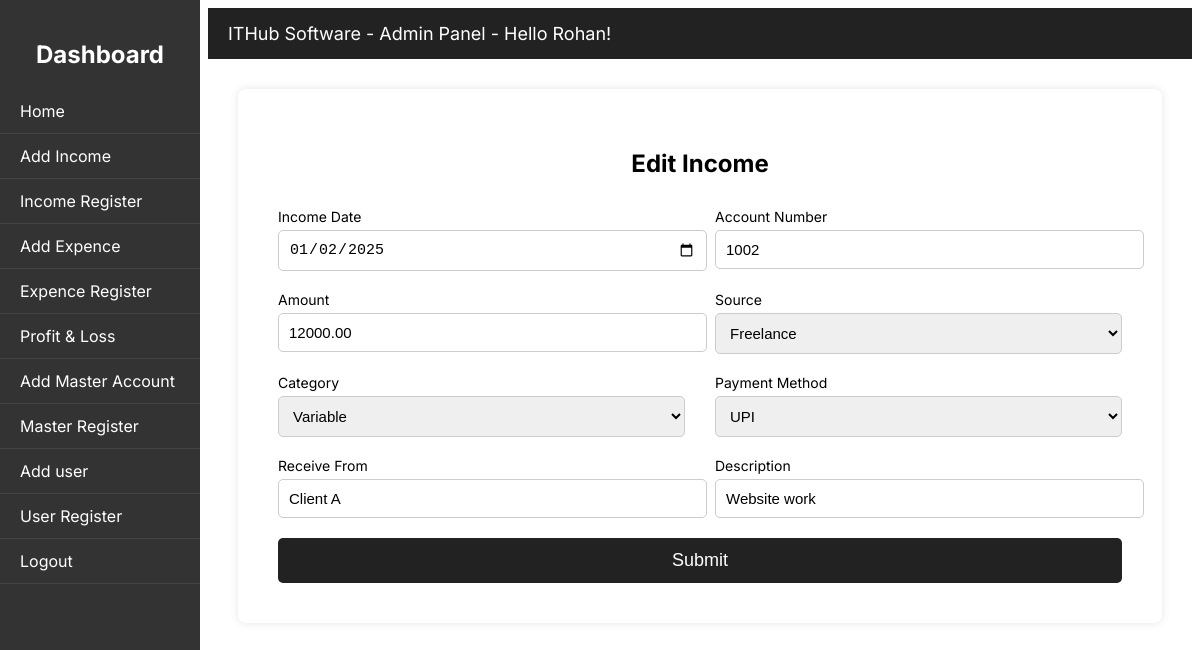
/Admin/edit_income.php?id=2 (signed in), run on the app's committed database.
### tables this page shows
CREATE TABLE `income` (
  `income_id` int(11) NOT NULL,
  `income_date` date NOT NULL,
  `account_num` bigint(20) NOT NULL,
  `amount` decimal(10,2) NOT NULL,
  `source` varchar(50) DEFAULT NULL,
  `category` varchar(50) DEFAULT NULL,
  `payment_method` varchar(50) DEFAULT NULL,
  `received_from` varchar(100) DEFAULT NULL,
  `description` varchar(255) DEFAULT NULL,
  `cheqe_num` varchar(100) DEFAULT NULL,
  `created_at` timestamp NOT NULL DEFAULT current_timestamp()
);

### Admin/edit_income.php (the view, shortened to what this page needs)
<!DOCTYPE html>
<html lang="en">
<head>
    <link rel="stylesheet" href="../ins/Style.css">
    <?php
    require_once('../ins/connection.php');
    extract($_REQUEST);
    $sql = "select * from income where income_id=$id";
    $result = mysqli_query($link, $sql) or die(mysqli_error($link));
    $row = mysqli_fetch_assoc($result);
    extract($row);
    ?>
</head>
<body>
    <div class="sidebar">
        <h2>Dashboard</h2>
        <a href="Dashboard.php">Home</a>
        <a href="add_income.php">Add Income</a>
        <a href="income_register.php">Income Register</a>
        <a href="add_expence.php">Add Expence</a>
        <a href="expence_register.php">Expence Register</a>
        <a href="profit_loss.php">Profit & Loss</a>
        <a href="master_account_add.php">Add Master Account</a>
        <a href="master_account_register.php">Master Register</a>
        <a href="add_user.php">Add user</a>
        <a href="user_register.php">User Register</a>
        <a href="logout.php">Logout</a>
    </div>
    <div class="topbar">ITHub Software - Admin Panel - Hello <?php echo $_SESSION['user_name']; ?>!</div>
    <div class="content">
        <div class="box">
            <h2>Edit Income</h2>
            <form action="submit/update_income.php" method="POST">
                <div class="form-grid">
                    <div class="form-group">
                        <label>Income Date</label>
                        <input type="date" name="income_date" value="<?= $income_date ?>" required>
                    </div>
                    <div class="form-group">
                        <label>Account Number</label>
                        <input type="number" name="account_num" value="<?= $account_num ?>" required>
                    </div>
                    <div class="form-group">
                        <label>Amount</label>
                        <input type="number" name="amount" value="<?= $amount ?>" required>
                    </div>
                    <div class="form-group">
                        <label>Source</label>
                        <select name="sourse">
                            <option <?php echo ($source == "Freelance") ? "selected" : ""; ?>>Freelance</option>
                        </select>
                    </div>
                    <div class="form-group">
                        <label>Category</label>
                        <select name="category">
                            <option <?php echo ($category == "Variable") ? "selected" : ""; ?>>Variable</option>
                        </select>
                    </div>
                    <div class="form-group">
                        <label>Payment Method</label>
                        <select name="payment_method" id="payment" onchange="toggleChequeInput()">
                            <option <?php echo ($payment_method == "UPI") ? "selected" : ""; ?>>UPI</option>
                        </select>
                    </div>
                    <div class="form-group">
                        <label>Receive From</label>
                        <input type="text" name="receive_from" value="<?= $received_from ?>" required>
                    </div>
                    <div class="form-group">
                        <label>Description</label>
                        <input type="text" name="description" value="<?= $description ?>">
                    </div>
                    <div class="form-group full-width">
                        <input type="submit" value="Submit">
                    </div>
            </form>
        </div>
    </div>
</body>
</html>

### ins/Style.css (style rules this page uses)
body { font-family: "Inter", sans-serif; }
.sidebar { width: 200px; height: 100vh; background: #333; color: #fff; position: fixed; top: 0; left: 0; padding-top: 20px; }
.sidebar h2 { text-align: center; margin-bottom: 20px; }
.sidebar a { display: block; padding: 12px 20px; color: #fff; text-decoration: none; border-bottom: 1px solid #444; }
.topbar { margin-left: 200px; background: #222; color: #fff; padding: 15px 20px; font-size: 18px; }
.content { margin-left: 200px; padding: 30px; }
.box { max-width: 900px; margin: auto; background: #fff; padding: 40px; border-radius: 8px; box-shadow: 0 0 10px rgba(0, 0, 0, 0.1); }
.box h2 { text-align: center; margin-bottom: 30px; }
a { text-decoration: none; color: #222; }
.form-grid { display: grid; grid-template-columns: 1fr 1fr; gap: 20px 30px; }
.form-group { display: flex; flex-direction: column; }
.form-group label { font-size: 14px; margin-bottom: 5px; }
.form-group input, .form-group select { padding: 10px; font-size: 15px; border: 1px solid #ccc; border-radius: 5px; width: 100%; }
.full-width { grid-column: 1 / -1; }
input[type="submit"] { padding: 12px; font-size: 18px; background: #222; color: #fff; border: none; border-radius: 5px; cursor: pointer; }

### data on the page
income: income_date "01/02/2025", account_num "1002", amount "12000.00", sourse "Freelance", category "Variable", payment_method "UPI", receive_from "Client A", description "Website work"

### other printed values
$_SESSION['user_name'] "Rohan"
